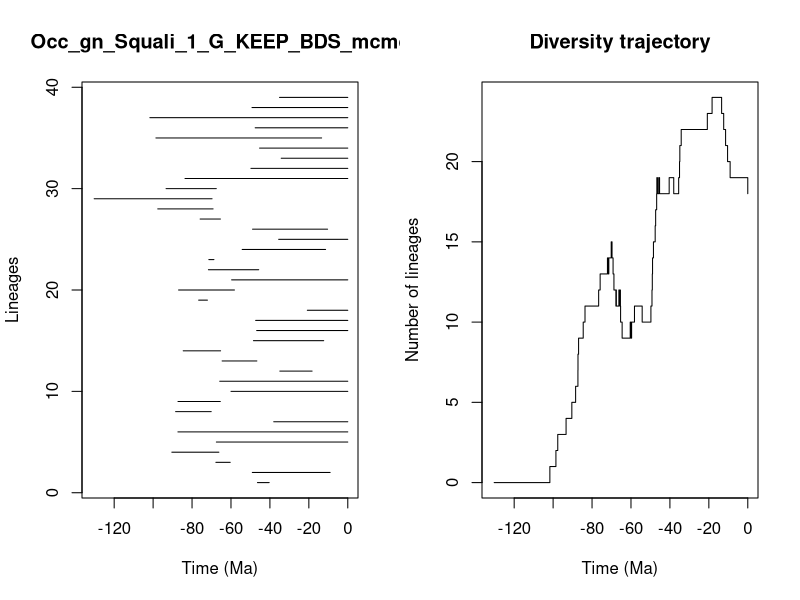

The R source for this figure:


pdf(file='../Results/Genus/5_MA_bins_EP/pyrate_mcmc_logs/Occ_gn_Squali_1_G_KEEP_BDS_mcmc_LTT.pdf',width=0.6*20, height=0.6*10)
title = "Occ_gn_Squali_1_G_KEEP_BDS_mcmc"
ts=c(46.396892838967275, 49.046023628581,67.75708332756199,90.38077314933116,67.50653778482256,87.25420428653578,38.03467857443239,88.43938878499297,87.22054643683741,59.98705402174868,65.77642357876695,34.902298267135436,64.54629192590112,84.53835682462977,48.458836990228605,46.80476147138078,47.32724869743521,20.779709607492126,76.6053530201271,86.91482682888872,59.67015557402264,71.58305183312096,71.38052329178753,54.24925700687655,35.50315396946438,48.92086542971991,75.8405573885465,97.61210462463961,130.2783969081514,93.34068145056612,83.61603223917174,49.76010812821279,34.19958241098295,45.310041583076405,98.55862989677063,47.566765583238194,101.66840861641693,49.20944407833634,35.05785472675159)
te=c(40.37962909230115, 9.063491891169688,60.39214368164073,66.21891624242463,0.0,0.0,0.0,70.15897725032835,65.48651261052852,0.0,0.0,18.337238020024177,46.71058138573908,65.33585993704065,12.373402247456164,0.0,0.0,0.0,72.08860750797838,58.205037198832166,0.0,45.754205299323004,68.75471079591473,11.39839890073429,0.0,10.378241999993769,65.42598673815928,69.19732006410622,69.7270637444098,67.54404710371446,0.0,0.0,0.0,0.0,13.439498448450548,0.0,0.0,0.0,0.0)
div_traj=c(0, 1,2,3,4,5,6,7,8,9,10,11,12,13,14,13,14,15,14,13,12,11,12,11,12,11,12,11,10,9,10,9,10,11,10,11,12,13,14,15,16,17,18,19,18,19,18,19,18,19,20,21,22,23,24,23,22,21,20,19,18)
time_events=c(130.2783969081514, 101.66840861641693,98.55862989677063,97.61210462463961,93.34068145056612,90.38077314933116,88.43938878499297,87.25420428653578,87.22054643683741,86.91482682888872,84.53835682462977,83.61603223917174,76.6053530201271,75.8405573885465,72.08860750797838,71.58305183312096,71.38052329178753,70.15897725032835,69.7270637444098,69.19732006410622,68.75471079591473,67.75708332756199,67.54404710371446,67.50653778482256,66.21891624242463,65.77642357876695,65.48651261052852,65.42598673815928,65.33585993704065,64.54629192590112,60.39214368164073,59.98705402174868,59.67015557402264,58.205037198832166,54.24925700687655,49.76010812821279,49.20944407833634,49.046023628581,48.92086542971991,48.458836990228605,47.566765583238194,47.32724869743521,46.80476147138078,46.71058138573908,46.396892838967275,45.754205299323004,45.310041583076405,40.37962909230115,38.03467857443239,35.50315396946438,35.05785472675159,34.902298267135436,34.19958241098295,20.779709607492126,18.337238020024177,13.439498448450548,12.373402247456164,11.39839890073429,10.378241999993769,9.063491891169688,0.0)
                par(mfrow=c(1,2))
                L = length(ts)
                plot(ts, 1:L , xlim=c(-max(ts)-1,0), pch=20, type="n", main=title,xlab="Time (Ma)",ylab="Lineages")
                for (i in 1:L){segments(x0=-te[i],y0=i,x1=-ts[i],y1=i)}    
                t = -time_events
                plot(div_traj ~ t,type="s", main = "Diversity trajectory",xlab="Time (Ma)",ylab="Number of lineages",xlim=c(-max(ts)-1,0))
                abline(v=c(65,200,251,367,445),lty=2,col="gray")
                
